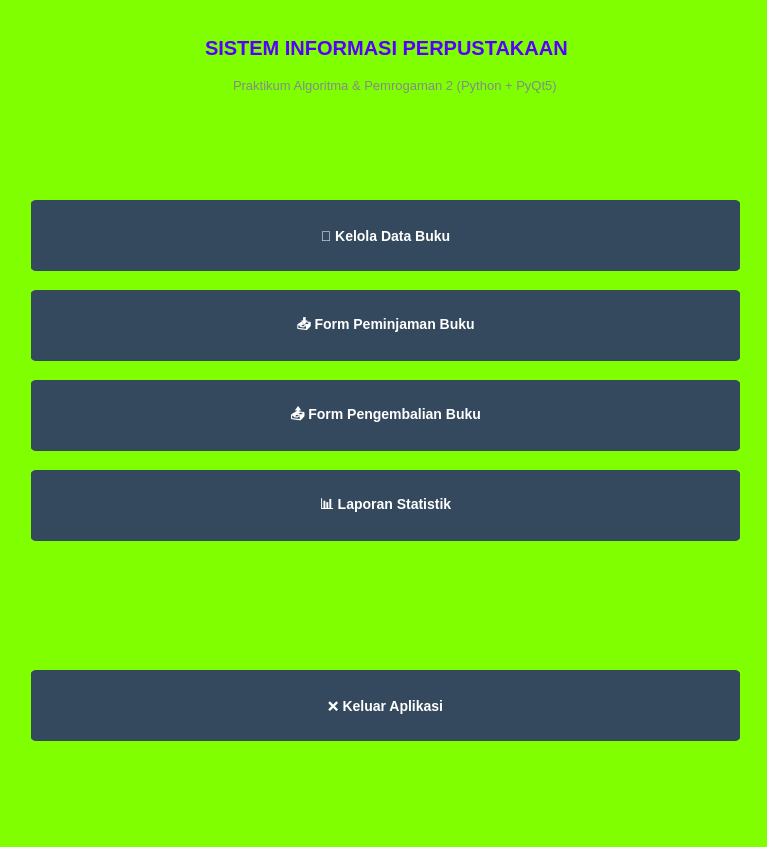
<?xml version="1.0" encoding="UTF-8"?>
<ui version="4.0">
 <class>MainWindow</class>
 <widget class="QMainWindow" name="MainWindow">
  <property name="enabled">
   <bool>true</bool>
  </property>
  <property name="geometry">
   <rect>
    <x>0</x>
    <y>0</y>
    <width>767</width>
    <height>847</height>
   </rect>
  </property>
  <property name="windowTitle">
   <string>MainWindow</string>
  </property>
  <property name="autoFillBackground">
   <bool>false</bool>
  </property>
  <property name="styleSheet">
   <string notr="true">background-color: rgb(128, 255, 0);</string>
  </property>
  <property name="iconSize">
   <size>
    <width>30</width>
    <height>30</height>
   </size>
  </property>
  <property name="tabShape">
   <enum>QTabWidget::Rounded</enum>
  </property>
  <widget class="QWidget" name="centralwidget">
   <property name="enabled">
    <bool>true</bool>
   </property>
   <widget class="QLabel" name="label_Title">
    <property name="geometry">
     <rect>
      <x>200</x>
      <y>30</y>
      <width>381</width>
      <height>41</height>
     </rect>
    </property>
    <property name="font">
     <font>
      <pointsize>-1</pointsize>
      <weight>75</weight>
      <bold>true</bold>
     </font>
    </property>
    <property name="styleSheet">
     <string notr="true">font-size: 20px; font-weight: bold; color: #5500ff; margin-bottom: 5px;</string>
    </property>
    <property name="text">
     <string>SISTEM INFORMASI PERPUSTAKAAN</string>
    </property>
   </widget>
   <widget class="QPushButton" name="Push_Data">
    <property name="geometry">
     <rect>
      <x>30</x>
      <y>200</y>
      <width>711</width>
      <height>71</height>
     </rect>
    </property>
    <property name="palette">
     <palette>
      <active>
       <colorrole role="WindowText">
        <brush brushstyle="SolidPattern">
         <color alpha="255">
          <red>255</red>
          <green>255</green>
          <blue>255</blue>
         </color>
        </brush>
       </colorrole>
       <colorrole role="Button">
        <brush brushstyle="SolidPattern">
         <color alpha="255">
          <red>52</red>
          <green>73</green>
          <blue>94</blue>
         </color>
        </brush>
       </colorrole>
       <colorrole role="Text">
        <brush brushstyle="SolidPattern">
         <color alpha="255">
          <red>255</red>
          <green>255</green>
          <blue>255</blue>
         </color>
        </brush>
       </colorrole>
       <colorrole role="ButtonText">
        <brush brushstyle="SolidPattern">
         <color alpha="255">
          <red>255</red>
          <green>255</green>
          <blue>255</blue>
         </color>
        </brush>
       </colorrole>
       <colorrole role="Base">
        <brush brushstyle="SolidPattern">
         <color alpha="255">
          <red>52</red>
          <green>73</green>
          <blue>94</blue>
         </color>
        </brush>
       </colorrole>
       <colorrole role="Window">
        <brush brushstyle="SolidPattern">
         <color alpha="255">
          <red>52</red>
          <green>73</green>
          <blue>94</blue>
         </color>
        </brush>
       </colorrole>
      </active>
      <inactive>
       <colorrole role="WindowText">
        <brush brushstyle="SolidPattern">
         <color alpha="255">
          <red>255</red>
          <green>255</green>
          <blue>255</blue>
         </color>
        </brush>
       </colorrole>
       <colorrole role="Button">
        <brush brushstyle="SolidPattern">
         <color alpha="255">
          <red>52</red>
          <green>73</green>
          <blue>94</blue>
         </color>
        </brush>
       </colorrole>
       <colorrole role="Text">
        <brush brushstyle="SolidPattern">
         <color alpha="255">
          <red>255</red>
          <green>255</green>
          <blue>255</blue>
         </color>
        </brush>
       </colorrole>
       <colorrole role="ButtonText">
        <brush brushstyle="SolidPattern">
         <color alpha="255">
          <red>255</red>
          <green>255</green>
          <blue>255</blue>
         </color>
        </brush>
       </colorrole>
       <colorrole role="Base">
        <brush brushstyle="SolidPattern">
         <color alpha="255">
          <red>52</red>
          <green>73</green>
          <blue>94</blue>
         </color>
        </brush>
       </colorrole>
       <colorrole role="Window">
        <brush brushstyle="SolidPattern">
         <color alpha="255">
          <red>52</red>
          <green>73</green>
          <blue>94</blue>
         </color>
        </brush>
       </colorrole>
      </inactive>
      <disabled>
       <colorrole role="WindowText">
        <brush brushstyle="SolidPattern">
         <color alpha="255">
          <red>255</red>
          <green>255</green>
          <blue>255</blue>
         </color>
        </brush>
       </colorrole>
       <colorrole role="Button">
        <brush brushstyle="SolidPattern">
         <color alpha="255">
          <red>52</red>
          <green>73</green>
          <blue>94</blue>
         </color>
        </brush>
       </colorrole>
       <colorrole role="Text">
        <brush brushstyle="SolidPattern">
         <color alpha="255">
          <red>255</red>
          <green>255</green>
          <blue>255</blue>
         </color>
        </brush>
       </colorrole>
       <colorrole role="ButtonText">
        <brush brushstyle="SolidPattern">
         <color alpha="255">
          <red>255</red>
          <green>255</green>
          <blue>255</blue>
         </color>
        </brush>
       </colorrole>
       <colorrole role="Base">
        <brush brushstyle="SolidPattern">
         <color alpha="255">
          <red>52</red>
          <green>73</green>
          <blue>94</blue>
         </color>
        </brush>
       </colorrole>
       <colorrole role="Window">
        <brush brushstyle="SolidPattern">
         <color alpha="255">
          <red>52</red>
          <green>73</green>
          <blue>94</blue>
         </color>
        </brush>
       </colorrole>
      </disabled>
     </palette>
    </property>
    <property name="font">
     <font>
      <pointsize>-1</pointsize>
      <weight>75</weight>
      <bold>true</bold>
     </font>
    </property>
    <property name="cursor">
     <cursorShape>PointingHandCursor</cursorShape>
    </property>
    <property name="contextMenuPolicy">
     <enum>Qt::PreventContextMenu</enum>
    </property>
    <property name="autoFillBackground">
     <bool>false</bool>
    </property>
    <property name="styleSheet">
     <string notr="true">QPushButton { background-color: #34495E; color: white; border: none; border-radius: 6px; font-size: 14px; font-weight: bold; padding: 12px; min-height: 40px; } QPushButton:hover { background-color: #415B76; } QPushButton:pressed { background-color: #2C3E50; } </string>
    </property>
    <property name="text">
     <string>📖 Kelola Data Buku</string>
    </property>
   </widget>
   <widget class="QLabel" name="label_Subtitle">
    <property name="geometry">
     <rect>
      <x>230</x>
      <y>70</y>
      <width>331</width>
      <height>51</height>
     </rect>
    </property>
    <property name="font">
     <font>
      <pointsize>-1</pointsize>
     </font>
    </property>
    <property name="styleSheet">
     <string notr="true">font-size: 13px; color: #7F8C8D; margin-bottom: 20px;</string>
    </property>
    <property name="text">
     <string>Praktikum Algoritma &amp; Pemrogaman 2 (Python + PyQt5)</string>
    </property>
   </widget>
   <widget class="QPushButton" name="Push_Peminjaman">
    <property name="geometry">
     <rect>
      <x>30</x>
      <y>290</y>
      <width>711</width>
      <height>71</height>
     </rect>
    </property>
    <property name="palette">
     <palette>
      <active>
       <colorrole role="WindowText">
        <brush brushstyle="SolidPattern">
         <color alpha="255">
          <red>255</red>
          <green>255</green>
          <blue>255</blue>
         </color>
        </brush>
       </colorrole>
       <colorrole role="Button">
        <brush brushstyle="SolidPattern">
         <color alpha="255">
          <red>52</red>
          <green>73</green>
          <blue>94</blue>
         </color>
        </brush>
       </colorrole>
       <colorrole role="Text">
        <brush brushstyle="SolidPattern">
         <color alpha="255">
          <red>255</red>
          <green>255</green>
          <blue>255</blue>
         </color>
        </brush>
       </colorrole>
       <colorrole role="ButtonText">
        <brush brushstyle="SolidPattern">
         <color alpha="255">
          <red>255</red>
          <green>255</green>
          <blue>255</blue>
         </color>
        </brush>
       </colorrole>
       <colorrole role="Base">
        <brush brushstyle="SolidPattern">
         <color alpha="255">
          <red>52</red>
          <green>73</green>
          <blue>94</blue>
         </color>
        </brush>
       </colorrole>
       <colorrole role="Window">
        <brush brushstyle="SolidPattern">
         <color alpha="255">
          <red>52</red>
          <green>73</green>
          <blue>94</blue>
         </color>
        </brush>
       </colorrole>
      </active>
      <inactive>
       <colorrole role="WindowText">
        <brush brushstyle="SolidPattern">
         <color alpha="255">
          <red>255</red>
          <green>255</green>
          <blue>255</blue>
         </color>
        </brush>
       </colorrole>
       <colorrole role="Button">
        <brush brushstyle="SolidPattern">
         <color alpha="255">
          <red>52</red>
          <green>73</green>
          <blue>94</blue>
         </color>
        </brush>
       </colorrole>
       <colorrole role="Text">
        <brush brushstyle="SolidPattern">
         <color alpha="255">
          <red>255</red>
          <green>255</green>
          <blue>255</blue>
         </color>
        </brush>
       </colorrole>
       <colorrole role="ButtonText">
        <brush brushstyle="SolidPattern">
         <color alpha="255">
          <red>255</red>
          <green>255</green>
          <blue>255</blue>
         </color>
        </brush>
       </colorrole>
       <colorrole role="Base">
        <brush brushstyle="SolidPattern">
         <color alpha="255">
          <red>52</red>
          <green>73</green>
          <blue>94</blue>
         </color>
        </brush>
       </colorrole>
       <colorrole role="Window">
        <brush brushstyle="SolidPattern">
         <color alpha="255">
          <red>52</red>
          <green>73</green>
          <blue>94</blue>
         </color>
        </brush>
       </colorrole>
      </inactive>
      <disabled>
       <colorrole role="WindowText">
        <brush brushstyle="SolidPattern">
         <color alpha="255">
          <red>255</red>
          <green>255</green>
          <blue>255</blue>
         </color>
        </brush>
       </colorrole>
       <colorrole role="Button">
        <brush brushstyle="SolidPattern">
         <color alpha="255">
          <red>52</red>
          <green>73</green>
          <blue>94</blue>
         </color>
        </brush>
       </colorrole>
       <colorrole role="Text">
        <brush brushstyle="SolidPattern">
         <color alpha="255">
          <red>255</red>
          <green>255</green>
          <blue>255</blue>
         </color>
        </brush>
       </colorrole>
       <colorrole role="ButtonText">
        <brush brushstyle="SolidPattern">
         <color alpha="255">
          <red>255</red>
          <green>255</green>
          <blue>255</blue>
         </color>
        </brush>
       </colorrole>
       <colorrole role="Base">
        <brush brushstyle="SolidPattern">
         <color alpha="255">
          <red>52</red>
          <green>73</green>
          <blue>94</blue>
         </color>
        </brush>
       </colorrole>
       <colorrole role="Window">
        <brush brushstyle="SolidPattern">
         <color alpha="255">
          <red>52</red>
          <green>73</green>
          <blue>94</blue>
         </color>
        </brush>
       </colorrole>
      </disabled>
     </palette>
    </property>
    <property name="font">
     <font>
      <pointsize>-1</pointsize>
      <weight>75</weight>
      <bold>true</bold>
     </font>
    </property>
    <property name="cursor">
     <cursorShape>PointingHandCursor</cursorShape>
    </property>
    <property name="contextMenuPolicy">
     <enum>Qt::PreventContextMenu</enum>
    </property>
    <property name="autoFillBackground">
     <bool>false</bool>
    </property>
    <property name="styleSheet">
     <string notr="true">QPushButton { background-color: #34495E; color: white; border: none; border-radius: 6px; font-size: 14px; font-weight: bold; padding: 12px; min-height: 40px; } QPushButton:hover { background-color: #415B76; } QPushButton:pressed { background-color: #2C3E50; } </string>
    </property>
    <property name="text">
     <string>📥 Form Peminjaman Buku</string>
    </property>
   </widget>
   <widget class="QPushButton" name="Push_Pengembalian">
    <property name="geometry">
     <rect>
      <x>30</x>
      <y>380</y>
      <width>711</width>
      <height>71</height>
     </rect>
    </property>
    <property name="palette">
     <palette>
      <active>
       <colorrole role="WindowText">
        <brush brushstyle="SolidPattern">
         <color alpha="255">
          <red>255</red>
          <green>255</green>
          <blue>255</blue>
         </color>
        </brush>
       </colorrole>
       <colorrole role="Button">
        <brush brushstyle="SolidPattern">
         <color alpha="255">
          <red>52</red>
          <green>73</green>
          <blue>94</blue>
         </color>
        </brush>
       </colorrole>
       <colorrole role="Text">
        <brush brushstyle="SolidPattern">
         <color alpha="255">
          <red>255</red>
          <green>255</green>
          <blue>255</blue>
         </color>
        </brush>
       </colorrole>
       <colorrole role="ButtonText">
        <brush brushstyle="SolidPattern">
         <color alpha="255">
          <red>255</red>
          <green>255</green>
          <blue>255</blue>
         </color>
        </brush>
       </colorrole>
       <colorrole role="Base">
        <brush brushstyle="SolidPattern">
         <color alpha="255">
          <red>52</red>
          <green>73</green>
          <blue>94</blue>
         </color>
        </brush>
       </colorrole>
       <colorrole role="Window">
        <brush brushstyle="SolidPattern">
         <color alpha="255">
          <red>52</red>
          <green>73</green>
          <blue>94</blue>
         </color>
        </brush>
       </colorrole>
      </active>
      <inactive>
       <colorrole role="WindowText">
        <brush brushstyle="SolidPattern">
         <color alpha="255">
          <red>255</red>
          <green>255</green>
          <blue>255</blue>
         </color>
        </brush>
       </colorrole>
       <colorrole role="Button">
        <brush brushstyle="SolidPattern">
         <color alpha="255">
          <red>52</red>
          <green>73</green>
          <blue>94</blue>
         </color>
        </brush>
       </colorrole>
       <colorrole role="Text">
        <brush brushstyle="SolidPattern">
         <color alpha="255">
          <red>255</red>
          <green>255</green>
          <blue>255</blue>
         </color>
        </brush>
       </colorrole>
       <colorrole role="ButtonText">
        <brush brushstyle="SolidPattern">
         <color alpha="255">
          <red>255</red>
          <green>255</green>
          <blue>255</blue>
         </color>
        </brush>
       </colorrole>
       <colorrole role="Base">
        <brush brushstyle="SolidPattern">
         <color alpha="255">
          <red>52</red>
          <green>73</green>
          <blue>94</blue>
         </color>
        </brush>
       </colorrole>
       <colorrole role="Window">
        <brush brushstyle="SolidPattern">
         <color alpha="255">
          <red>52</red>
          <green>73</green>
          <blue>94</blue>
         </color>
        </brush>
       </colorrole>
      </inactive>
      <disabled>
       <colorrole role="WindowText">
        <brush brushstyle="SolidPattern">
         <color alpha="255">
          <red>255</red>
          <green>255</green>
          <blue>255</blue>
         </color>
        </brush>
       </colorrole>
       <colorrole role="Button">
        <brush brushstyle="SolidPattern">
         <color alpha="255">
          <red>52</red>
          <green>73</green>
          <blue>94</blue>
         </color>
        </brush>
       </colorrole>
       <colorrole role="Text">
        <brush brushstyle="SolidPattern">
         <color alpha="255">
          <red>255</red>
          <green>255</green>
          <blue>255</blue>
         </color>
        </brush>
       </colorrole>
       <colorrole role="ButtonText">
        <brush brushstyle="SolidPattern">
         <color alpha="255">
          <red>255</red>
          <green>255</green>
          <blue>255</blue>
         </color>
        </brush>
       </colorrole>
       <colorrole role="Base">
        <brush brushstyle="SolidPattern">
         <color alpha="255">
          <red>52</red>
          <green>73</green>
          <blue>94</blue>
         </color>
        </brush>
       </colorrole>
       <colorrole role="Window">
        <brush brushstyle="SolidPattern">
         <color alpha="255">
          <red>52</red>
          <green>73</green>
          <blue>94</blue>
         </color>
        </brush>
       </colorrole>
      </disabled>
     </palette>
    </property>
    <property name="font">
     <font>
      <pointsize>-1</pointsize>
      <weight>75</weight>
      <bold>true</bold>
     </font>
    </property>
    <property name="cursor">
     <cursorShape>PointingHandCursor</cursorShape>
    </property>
    <property name="contextMenuPolicy">
     <enum>Qt::PreventContextMenu</enum>
    </property>
    <property name="autoFillBackground">
     <bool>false</bool>
    </property>
    <property name="styleSheet">
     <string notr="true">QPushButton { background-color: #34495E; color: white; border: none; border-radius: 6px; font-size: 14px; font-weight: bold; padding: 12px; min-height: 40px; } QPushButton:hover { background-color: #415B76; } QPushButton:pressed { background-color: #2C3E50; } </string>
    </property>
    <property name="text">
     <string>📤 Form Pengembalian Buku</string>
    </property>
   </widget>
   <widget class="QPushButton" name="Push_Laporan">
    <property name="geometry">
     <rect>
      <x>30</x>
      <y>470</y>
      <width>711</width>
      <height>71</height>
     </rect>
    </property>
    <property name="palette">
     <palette>
      <active>
       <colorrole role="WindowText">
        <brush brushstyle="SolidPattern">
         <color alpha="255">
          <red>255</red>
          <green>255</green>
          <blue>255</blue>
         </color>
        </brush>
       </colorrole>
       <colorrole role="Button">
        <brush brushstyle="SolidPattern">
         <color alpha="255">
          <red>52</red>
          <green>73</green>
          <blue>94</blue>
         </color>
        </brush>
       </colorrole>
       <colorrole role="Text">
        <brush brushstyle="SolidPattern">
         <color alpha="255">
          <red>255</red>
          <green>255</green>
          <blue>255</blue>
         </color>
        </brush>
       </colorrole>
       <colorrole role="ButtonText">
        <brush brushstyle="SolidPattern">
         <color alpha="255">
          <red>255</red>
          <green>255</green>
          <blue>255</blue>
         </color>
        </brush>
       </colorrole>
       <colorrole role="Base">
        <brush brushstyle="SolidPattern">
         <color alpha="255">
          <red>52</red>
          <green>73</green>
          <blue>94</blue>
         </color>
        </brush>
       </colorrole>
       <colorrole role="Window">
        <brush brushstyle="SolidPattern">
         <color alpha="255">
          <red>52</red>
          <green>73</green>
          <blue>94</blue>
         </color>
        </brush>
       </colorrole>
      </active>
      <inactive>
       <colorrole role="WindowText">
        <brush brushstyle="SolidPattern">
         <color alpha="255">
          <red>255</red>
          <green>255</green>
          <blue>255</blue>
         </color>
        </brush>
       </colorrole>
       <colorrole role="Button">
        <brush brushstyle="SolidPattern">
         <color alpha="255">
          <red>52</red>
          <green>73</green>
          <blue>94</blue>
         </color>
        </brush>
       </colorrole>
       <colorrole role="Text">
        <brush brushstyle="SolidPattern">
         <color alpha="255">
          <red>255</red>
          <green>255</green>
          <blue>255</blue>
         </color>
        </brush>
       </colorrole>
       <colorrole role="ButtonText">
        <brush brushstyle="SolidPattern">
         <color alpha="255">
          <red>255</red>
          <green>255</green>
          <blue>255</blue>
         </color>
        </brush>
       </colorrole>
       <colorrole role="Base">
        <brush brushstyle="SolidPattern">
         <color alpha="255">
          <red>52</red>
          <green>73</green>
          <blue>94</blue>
         </color>
        </brush>
       </colorrole>
       <colorrole role="Window">
        <brush brushstyle="SolidPattern">
         <color alpha="255">
          <red>52</red>
          <green>73</green>
          <blue>94</blue>
         </color>
        </brush>
       </colorrole>
      </inactive>
      <disabled>
       <colorrole role="WindowText">
        <brush brushstyle="SolidPattern">
         <color alpha="255">
          <red>255</red>
          <green>255</green>
          <blue>255</blue>
         </color>
        </brush>
       </colorrole>
       <colorrole role="Button">
        <brush brushstyle="SolidPattern">
         <color alpha="255">
          <red>52</red>
          <green>73</green>
          <blue>94</blue>
         </color>
        </brush>
       </colorrole>
       <colorrole role="Text">
        <brush brushstyle="SolidPattern">
         <color alpha="255">
          <red>255</red>
          <green>255</green>
          <blue>255</blue>
         </color>
        </brush>
       </colorrole>
       <colorrole role="ButtonText">
        <brush brushstyle="SolidPattern">
         <color alpha="255">
          <red>255</red>
          <green>255</green>
          <blue>255</blue>
         </color>
        </brush>
       </colorrole>
       <colorrole role="Base">
        <brush brushstyle="SolidPattern">
         <color alpha="255">
          <red>52</red>
          <green>73</green>
          <blue>94</blue>
         </color>
        </brush>
       </colorrole>
       <colorrole role="Window">
        <brush brushstyle="SolidPattern">
         <color alpha="255">
          <red>52</red>
          <green>73</green>
          <blue>94</blue>
         </color>
        </brush>
       </colorrole>
      </disabled>
     </palette>
    </property>
    <property name="font">
     <font>
      <pointsize>-1</pointsize>
      <weight>75</weight>
      <bold>true</bold>
     </font>
    </property>
    <property name="cursor">
     <cursorShape>PointingHandCursor</cursorShape>
    </property>
    <property name="contextMenuPolicy">
     <enum>Qt::PreventContextMenu</enum>
    </property>
    <property name="autoFillBackground">
     <bool>false</bool>
    </property>
    <property name="styleSheet">
     <string notr="true">QPushButton { background-color: #34495E; color: white; border: none; border-radius: 6px; font-size: 14px; font-weight: bold; padding: 12px; min-height: 40px; } QPushButton:hover { background-color: #415B76; } QPushButton:pressed { background-color: #2C3E50; } </string>
    </property>
    <property name="text">
     <string>📊 Laporan Statistik</string>
    </property>
   </widget>
   <widget class="QPushButton" name="Push_Keluar">
    <property name="geometry">
     <rect>
      <x>30</x>
      <y>670</y>
      <width>711</width>
      <height>71</height>
     </rect>
    </property>
    <property name="palette">
     <palette>
      <active>
       <colorrole role="WindowText">
        <brush brushstyle="SolidPattern">
         <color alpha="255">
          <red>255</red>
          <green>255</green>
          <blue>255</blue>
         </color>
        </brush>
       </colorrole>
       <colorrole role="Button">
        <brush brushstyle="SolidPattern">
         <color alpha="255">
          <red>52</red>
          <green>73</green>
          <blue>94</blue>
         </color>
        </brush>
       </colorrole>
       <colorrole role="Text">
        <brush brushstyle="SolidPattern">
         <color alpha="255">
          <red>255</red>
          <green>255</green>
          <blue>255</blue>
         </color>
        </brush>
       </colorrole>
       <colorrole role="ButtonText">
        <brush brushstyle="SolidPattern">
         <color alpha="255">
          <red>255</red>
          <green>255</green>
          <blue>255</blue>
         </color>
        </brush>
       </colorrole>
       <colorrole role="Base">
        <brush brushstyle="SolidPattern">
         <color alpha="255">
          <red>52</red>
          <green>73</green>
          <blue>94</blue>
         </color>
        </brush>
       </colorrole>
       <colorrole role="Window">
        <brush brushstyle="SolidPattern">
         <color alpha="255">
          <red>52</red>
          <green>73</green>
          <blue>94</blue>
         </color>
        </brush>
       </colorrole>
      </active>
      <inactive>
       <colorrole role="WindowText">
        <brush brushstyle="SolidPattern">
         <color alpha="255">
          <red>255</red>
          <green>255</green>
          <blue>255</blue>
         </color>
        </brush>
       </colorrole>
       <colorrole role="Button">
        <brush brushstyle="SolidPattern">
         <color alpha="255">
          <red>52</red>
          <green>73</green>
          <blue>94</blue>
         </color>
        </brush>
       </colorrole>
       <colorrole role="Text">
        <brush brushstyle="SolidPattern">
         <color alpha="255">
          <red>255</red>
          <green>255</green>
          <blue>255</blue>
         </color>
        </brush>
       </colorrole>
       <colorrole role="ButtonText">
        <brush brushstyle="SolidPattern">
         <color alpha="255">
          <red>255</red>
          <green>255</green>
          <blue>255</blue>
         </color>
        </brush>
       </colorrole>
       <colorrole role="Base">
        <brush brushstyle="SolidPattern">
         <color alpha="255">
          <red>52</red>
          <green>73</green>
          <blue>94</blue>
         </color>
        </brush>
       </colorrole>
       <colorrole role="Window">
        <brush brushstyle="SolidPattern">
         <color alpha="255">
          <red>52</red>
          <green>73</green>
          <blue>94</blue>
         </color>
        </brush>
       </colorrole>
      </inactive>
      <disabled>
       <colorrole role="WindowText">
        <brush brushstyle="SolidPattern">
         <color alpha="255">
          <red>255</red>
          <green>255</green>
          <blue>255</blue>
         </color>
        </brush>
       </colorrole>
       <colorrole role="Button">
        <brush brushstyle="SolidPattern">
         <color alpha="255">
          <red>52</red>
          <green>73</green>
          <blue>94</blue>
         </color>
        </brush>
       </colorrole>
       <colorrole role="Text">
        <brush brushstyle="SolidPattern">
         <color alpha="255">
          <red>255</red>
          <green>255</green>
          <blue>255</blue>
         </color>
        </brush>
       </colorrole>
       <colorrole role="ButtonText">
        <brush brushstyle="SolidPattern">
         <color alpha="255">
          <red>255</red>
          <green>255</green>
          <blue>255</blue>
         </color>
        </brush>
       </colorrole>
       <colorrole role="Base">
        <brush brushstyle="SolidPattern">
         <color alpha="255">
          <red>52</red>
          <green>73</green>
          <blue>94</blue>
         </color>
        </brush>
       </colorrole>
       <colorrole role="Window">
        <brush brushstyle="SolidPattern">
         <color alpha="255">
          <red>52</red>
          <green>73</green>
          <blue>94</blue>
         </color>
        </brush>
       </colorrole>
      </disabled>
     </palette>
    </property>
    <property name="font">
     <font>
      <pointsize>-1</pointsize>
      <weight>75</weight>
      <bold>true</bold>
     </font>
    </property>
    <property name="cursor">
     <cursorShape>PointingHandCursor</cursorShape>
    </property>
    <property name="contextMenuPolicy">
     <enum>Qt::PreventContextMenu</enum>
    </property>
    <property name="autoFillBackground">
     <bool>false</bool>
    </property>
    <property name="styleSheet">
     <string notr="true">QPushButton { background-color: #34495E; color: white; border: none; border-radius: 6px; font-size: 14px; font-weight: bold; padding: 12px; min-height: 40px; } QPushButton:hover { background-color: #C0392B; } QPushButton:pressed { background-color: #D9534F; } </string>
    </property>
    <property name="text">
     <string>❌ Keluar Aplikasi</string>
    </property>
   </widget>
   <widget class="QWidget" name="horizontalLayoutWidget_2">
    <property name="geometry">
     <rect>
      <x>0</x>
      <y>0</y>
      <width>31</width>
      <height>801</height>
     </rect>
    </property>
    <layout class="QHBoxLayout" name="horizontalLayout_2"/>
   </widget>
   <widget class="QWidget" name="horizontalLayoutWidget_3">
    <property name="geometry">
     <rect>
      <x>740</x>
      <y>0</y>
      <width>31</width>
      <height>801</height>
     </rect>
    </property>
    <layout class="QHBoxLayout" name="horizontalLayout_3"/>
   </widget>
   <widget class="QWidget" name="verticalLayoutWidget_2">
    <property name="geometry">
     <rect>
      <x>0</x>
      <y>760</y>
      <width>771</width>
      <height>33</height>
     </rect>
    </property>
    <layout class="QVBoxLayout" name="verticalLayout_2">
     <property name="bottomMargin">
      <number>30</number>
     </property>
     <item>
      <layout class="QHBoxLayout" name="horizontalLayout_4"/>
     </item>
    </layout>
   </widget>
  </widget>
  <widget class="QMenuBar" name="menubar">
   <property name="geometry">
    <rect>
     <x>0</x>
     <y>0</y>
     <width>767</width>
     <height>26</height>
    </rect>
   </property>
  </widget>
  <widget class="QStatusBar" name="statusbar"/>
 </widget>
 <resources/>
 <connections/>
</ui>
